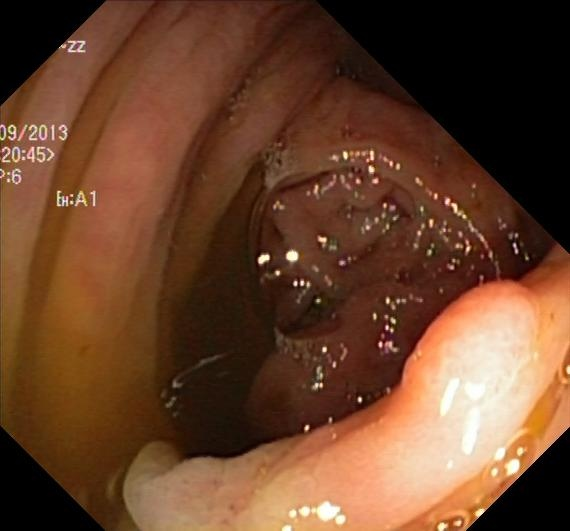
#> input picture desafio/Kvasir-SEG/images/cju0sxqiclckk08551ycbwhno.jpg, 570 x 531 px; its folder holds 4 pictures in this run
$ python haraGabor.py   (older library calls are emulated)
#> lines starting #> are read from the running program, lines starting #| are printed output that depends on the picture; after the words box and inside, x2 and y2 are one past the last pixel; in counts of white or black regions, pixels touching at a corner belong together
import cv2
import numpy as np
import pandas as pd
import matplotlib.pyplot as plt
import seaborn as sns
from pathlib import Path
from sklearn.model_selection import train_test_split
from sklearn.ensemble import RandomForestClassifier
from sklearn.svm import SVC
from sklearn.metrics import classification_report, confusion_matrix, accuracy_score
from sklearn.preprocessing import StandardScaler
from skimage.feature import graycomatrix, graycoprops
from skimage.filters import gabor


class KvasirSEGDataLoader:

    def __init__(self, data_path):
        self.data_path = Path(data_path)
        self.images_path = self.data_path / "images"
        self.masks_path = self.data_path / "masks"

    def load_data(self, max_samples=None):

        images = []
        masks = []
        filenames = []


        image_files = list(self.images_path.glob("*.jpg"))

        if max_samples:
            image_files = image_files[:max_samples]

        print(f"Carregando {len(image_files)} amostras do Kvasir-SEG...")

        for img_file in image_files:

            mask_file = self.masks_path / img_file.name

            if mask_file.exists():

                image = cv2.imread(str(img_file), cv2.IMREAD_GRAYSCALE)
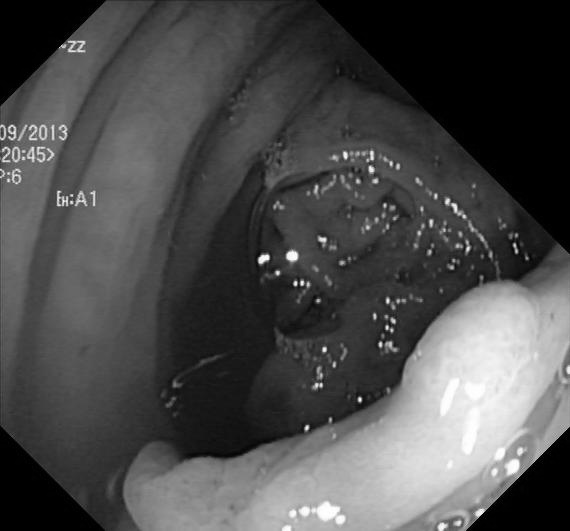
#> image: shape (531, 570); min 0, max 255, mean 75.5
                mask = cv2.imread(str(mask_file), cv2.IMREAD_GRAYSCALE)

                if image is not None and mask is not None:

                    image = cv2.resize(image, (256, 256))
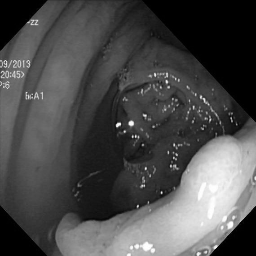
#> image: shape (256, 256); min 0, max 255, mean 75.4
                    mask = cv2.resize(mask, (256, 256))


                    _, mask_binary = cv2.threshold(mask, 127, 1, cv2.THRESH_BINARY)
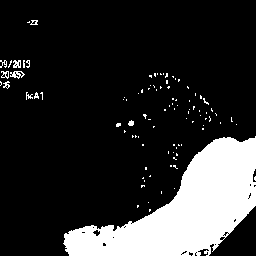
#> mask_binary: shape (256, 256); values 0 (black) and 1 (white), 17.9% white; 96 white regions (86 under 20 px), largest, box (x1, y1, x2, y2) and area: (63, 136, 256, 256) 11050, (10, 71, 25, 79) 63, (13, 60, 21, 68) 48

                    images.append(image)
                    masks.append(mask_binary)
                    filenames.append(img_file.name)
#> pass 2 of the loop in load_data, `for img_file in image_files:`:
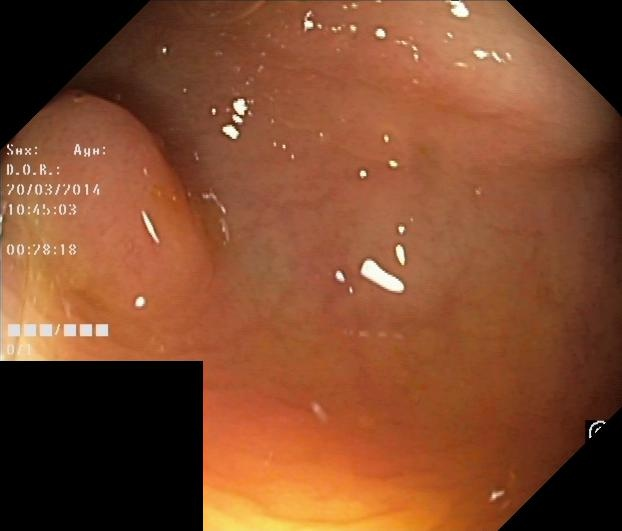
#> input picture desafio/Kvasir-SEG/images/cju13hp5rnbjx0835bf0jowgx.jpg, 622 x 531 px
#> in load_data, `image = cv2.resize(image, (256, 256))`:
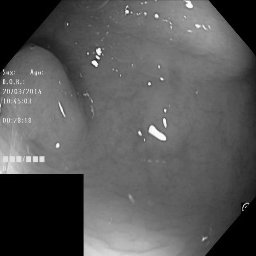
#> image: shape (256, 256); min 0, max 253, mean 87.4
#> in load_data, `_, mask_binary = cv2.threshold(mask, 127, 1, cv2.THRESH_BINARY)`:
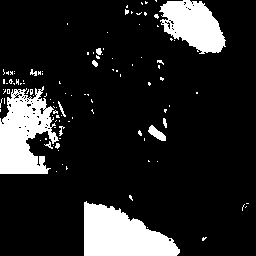
#> mask_binary: shape (256, 256); values 0 (black) and 1 (white), 15.1% white; 109 white regions (97 under 20 px), largest, box (x1, y1, x2, y2) and area: (84, 201, 180, 256) 3478, (0, 86, 59, 174) 3254, (159, 0, 226, 54) 2307
#> pass 3 of the loop in load_data, `for img_file in image_files:`:
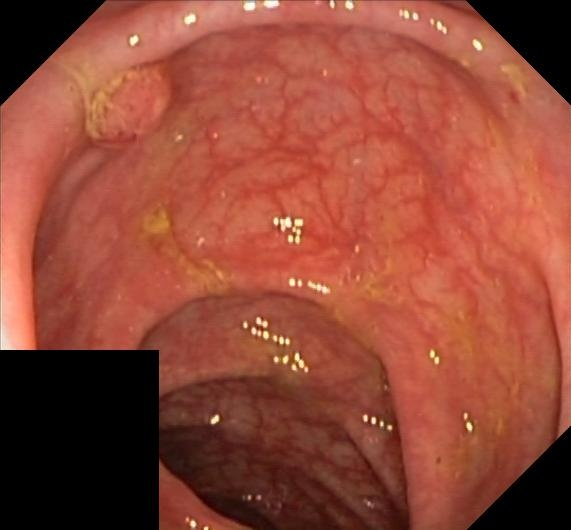
#> input picture desafio/Kvasir-SEG/images/cju16b6ynq8e40988m8vx0xnj.jpg, 571 x 530 px
#> in load_data, `image = cv2.resize(image, (256, 256))`:
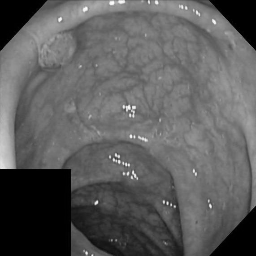
#> image: shape (256, 256); min 0, max 253, mean 92.7
#> in load_data, `_, mask_binary = cv2.threshold(mask, 127, 1, cv2.THRESH_BINARY)`:
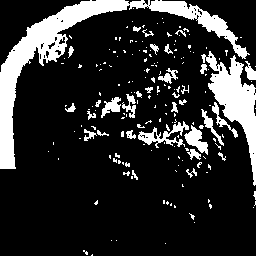
#> mask_binary: shape (256, 256); values 0 (black) and 1 (white), 17.8% white; 185 white regions (152 under 20 px), largest, box (x1, y1, x2, y2) and area: (0, 0, 250, 169) 5778, (201, 51, 256, 186) 2482, (138, 121, 189, 148) 462
#> the loop made 4 passes; the first 3 are shown

        print(f"Dataset carregado: {len(images)} imagens")
        return images, masks, filenames

    def visualize_samples(self, images, masks, n_samples=6):

        fig, axes = plt.subplots(2, n_samples, figsize=(15, 6))

#> (the run stopped early here; a loop or call above may not have finished)
